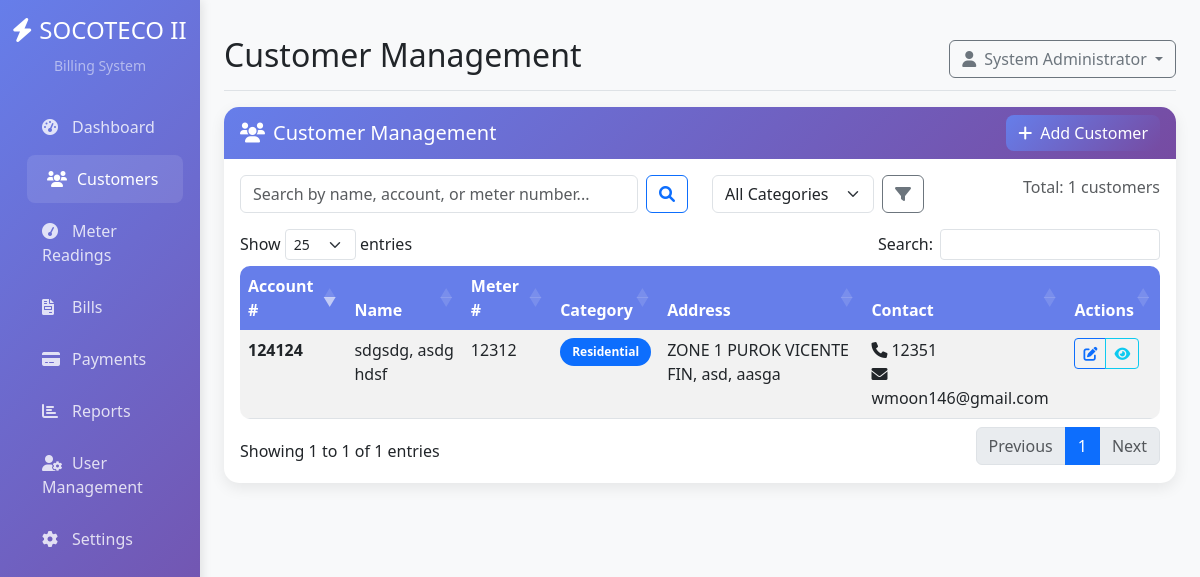
/customers.php (signed in), run on the app's committed database.
### tables this page shows
CREATE TABLE customers (
    customer_id INT PRIMARY KEY AUTO_INCREMENT,
    account_number VARCHAR(20) UNIQUE NOT NULL,
    meter_number VARCHAR(20) UNIQUE NOT NULL,
    first_name VARCHAR(50) NOT NULL,
    last_name VARCHAR(50) NOT NULL,
    middle_name VARCHAR(50),
    address TEXT NOT NULL,
    barangay VARCHAR(100) NOT NULL,
    municipality VARCHAR(100) NOT NULL,
    province VARCHAR(100) DEFAULT 'South Cotabato',
    contact_number VARCHAR(20),
    email VARCHAR(100),
    category_id INT NOT NULL,
    connection_date DATE NOT NULL,
    is_active BOOLEAN DEFAULT TRUE,
    created_at TIMESTAMP DEFAULT CURRENT_TIMESTAMP,
    updated_at TIMESTAMP DEFAULT CURRENT_TIMESTAMP ON UPDATE CURRENT_TIMESTAMP,
    FOREIGN KEY (category_id) REFERENCES customer_categories(category_id)
);

CREATE TABLE customer_categories (
    category_id INT PRIMARY KEY AUTO_INCREMENT,
    category_name VARCHAR(50) NOT NULL,
    description TEXT,
    base_rate DECIMAL(10,4) DEFAULT 0.0000,
    created_at TIMESTAMP DEFAULT CURRENT_TIMESTAMP
);

### config/database.php (called while the page is built, shortened)
<?php
class Database {
    private $host = 'localhost';
    private $db_name = 'socoteco_billing';
    private $username = 'root';
    private $password = '';
    public function getConnection() {
        $this->conn = null;
        try {
            $this->conn = new PDO(
                "mysql:host=" . $this->host . ";dbname=" . $this->db_name . ";charset=utf8",
                $this->username,
                $this->password,
                [
                    PDO::ATTR_ERRMODE => PDO::ERRMODE_EXCEPTION,
                    PDO::ATTR_DEFAULT_FETCH_MODE => PDO::FETCH_ASSOC,
                    PDO::ATTR_EMULATE_PREPARES => false
                ]
            );
        } catch(PDOException $exception) {
            echo "Connection error: " . $exception->getMessage();
        }
        return $this->conn;
    }
}
function getDB() {
    $database = new Database();
    return $database->getConnection();
}
function executeQuery($sql, $params = []) {
    $db = getDB();
    $stmt = $db->prepare($sql);
    $stmt->execute($params);
    return $stmt;
}
function fetchAll($sql, $params = []) {
    $stmt = executeQuery($sql, $params);
    return $stmt->fetchAll();
}
?>

### config/config.php (called while the page is built, shortened)
<?php
require_once __DIR__ . '/database.php';
function url($path = '') {
    $base_url = rtrim(SITE_URL, '/');
    return $base_url . '/' . ltrim($path, '/');
}
?>

### customers.php (the view, shortened to what this page needs)
<?php
require_once 'includes/header.php';
$action = $_GET['action'] ?? 'list';
if ($action == 'list') {
    $search = $_GET['search'] ?? '';
    $sql = "SELECT c.*, cc.category_name
            FROM customers c
            JOIN customer_categories cc ON c.category_id = cc.category_id
            WHERE c.is_active = 1";
    $params = [];
    $sql .= " ORDER BY c.last_name, c.first_name";
    $customers = fetchAll($sql, $params);
}
?>
<?php if ($action == 'list'): ?>
    <div class="card">
        <div class="card-header d-flex justify-content-between align-items-center">
            <h5 class="card-title mb-0">
                <i class="fas fa-users me-2"></i>Customer Management
            </h5>
            <a href="?action=add" class="btn btn-primary">
                <i class="fas fa-plus me-2"></i>Add Customer
            </a>
        </div>
        <div class="card-body">
            <div class="row mb-3">
                <div class="col-md-6">
                    <form method="GET" class="d-flex">
                        <input type="text" class="form-control me-2" name="search"
                               placeholder="Search by name, account, or meter number..."
                               value="<?php echo htmlspecialchars($search ?? ''); ?>">
                        <button type="submit" class="btn btn-outline-primary">
                            <i class="fas fa-search"></i>
                        </button>
                    </form>
                </div>
                <div class="col-md-3">
                    <form method="GET" class="d-flex">
                        <select name="category" class="form-select me-2">
                            <option value="">All Categories</option>
                        </select>
                        <button type="submit" class="btn btn-outline-secondary">
                            <i class="fas fa-filter"></i>
                        </button>
                    </form>
                </div>
                <div class="col-md-3 text-end">
                    <span class="text-muted">Total: <?php echo count($customers); ?> customers</span>
                </div>
            </div>
            <div class="table-responsive">
                <table class="table table-striped data-table">
                    <thead>
                        <tr>
                            <th>Account #</th>
                            <th>Name</th>
                            <th>Meter #</th>
                            <th>Category</th>
                            <th>Address</th>
                            <th>Contact</th>
                            <th>Actions</th>
                        </tr>
                    </thead>
                    <tbody>
                        <?php foreach ($customers as $customer): ?>
                        <tr>
                            <td><strong><?php echo $customer['account_number']; ?></strong></td>
                            <td>
                                <?php echo $customer['last_name'] . ', ' . $customer['first_name']; ?>
                                <?php if ($customer['middle_name']): ?>
                                    <?php echo ' ' . $customer['middle_name']; ?>
                                <?php endif; ?>
                            </td>
                            <td><?php echo $customer['meter_number']; ?></td>
                            <td>
                                <span class="badge bg-primary"><?php echo $customer['category_name']; ?></span>
                            </td>
                            <td>
                                <?php echo $customer['address'] . ', ' . $customer['barangay'] . ', ' . $customer['municipality']; ?>
                            </td>
                            <td>
                                <?php if ($customer['contact_number']): ?>
                                    <i class="fas fa-phone me-1"></i><?php echo $customer['contact_number']; ?><br>
                                <?php endif; ?>
                                <?php if ($customer['email']): ?>
                                    <i class="fas fa-envelope me-1"></i><?php echo $customer['email']; ?>
                                <?php endif; ?>
                            </td>
                            <td>
                                <div class="btn-group" role="group">
                                    <a href="?action=edit&id=<?php echo $customer['customer_id']; ?>"
                                       class="btn btn-sm btn-outline-primary">
                                        <i class="fas fa-edit"></i>
                                    </a>
                                    <a href="<?php echo url('customer_details.php?id=' . $customer['customer_id']); ?>"
                                       class="btn btn-sm btn-outline-info">
                                        <i class="fas fa-eye"></i>
                                    </a>
                                </div>
                            </td>
                        </tr>
                        <?php endforeach; ?>
                    </tbody>
                </table>
            </div>
        </div>
    </div>
<?php endif; ?>
<?php require_once 'includes/footer.php'; ?>

### includes/header.php (style rules this page uses)
:root { --primary-color: #667eea; --secondary-color: #764ba2; --success-color: #28a745; --warning-color: #ffc107; --danger-color: #dc3545; --info-color: #17a2b8; }
body { background-color: #f8f9fa; }
.card { border: none; border-radius: 15px; box-shadow: 0 5px 15px rgba(0,0,0,0.08); transition: transform 0.3s ease; }
.card-header { background: linear-gradient(135deg, var(--primary-color) 0%, var(--secondary-color) 100%); color: white; border-radius: 15px 15px 0 0 !important; border: none; }
.btn-primary { background: linear-gradient(135deg, var(--primary-color) 0%, var(--secondary-color) 100%); border: none; border-radius: 8px; }
.table { border-radius: 10px; overflow: hidden; }
.table thead th { background-color: var(--primary-color); color: white; border: none; }
.badge { border-radius: 20px; padding: 8px 12px; }

### data on the page
customers: account_number "124124", last_name "sdgsdg", first_name "asdg", middle_name "hdsf", meter_number "12312", category.category_name "Residential", address "ZONE 1 PUROK VICENTE FIN", barangay "asd", municipality "aasga", contact_number "12351", email "wmoon146@gmail.com"

### other printed values
$page_title "Customer Management"
$_SESSION['full_name'] "System Administrator"
count($customers) "1"
